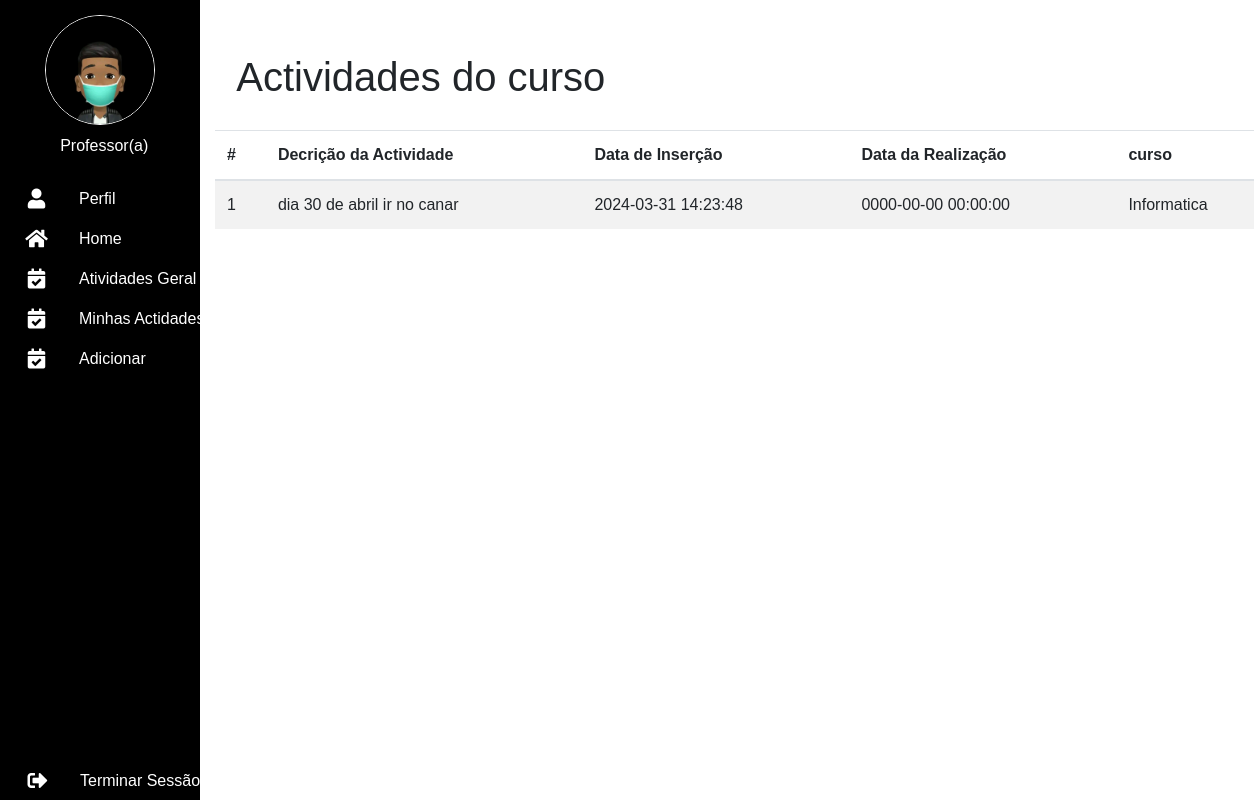
The page /professor/actividade_curso.php (signed in) on the database its author committed.
### tables this page shows
CREATE TABLE `actividade_curso` (
  `id_actividade_curso` int(11) NOT NULL,
  `id_curso` int(11) NOT NULL,
  `nome` varchar(100) NOT NULL,
  `data_insercao` datetime NOT NULL DEFAULT current_timestamp(),
  `data_realizar` datetime NOT NULL
);

CREATE TABLE `cursos` (
  `id_curso` int(11) NOT NULL,
  `id_disciplina` int(11) NOT NULL,
  `nome_curso` varchar(100) NOT NULL
);

### professor/actividade_curso.php (the view, shortened to what this page needs)
<?php
require_once "../config/conexao.php";
$resul = $conectar->query("SELECT * FROM actividade_curso Join cursos ON actividade_curso.id_curso=cursos.id_curso Join estudante on cursos.id_curso=estudante.id_curso where id_estudante={$_SESSION['id_professor']} ");
?>
<!DOCTYPE html>
<html lang="pt">
<head>
     <link rel="stylesheet" href="https://cdn.jsdelivr.net/npm/bootstrap@4.3.1/dist/css/bootstrap.min.css">
     <link rel="stylesheet" href="https://cdnjs.cloudflare.com/ajax/libs/font-awesome/5.15.4/css/all.min.css">
     <link rel="stylesheet" href="../css/professor.css">
     <link rel="stylesheet" href="../css/botoes.css">
     <link rel="stylesheet" href="../css/navbar.css">
</head>
<body>
<section class="body-section">
          <header>
          <nav>
                    <ul>
                         <div class="div-foto"><img class="foto-perfil" src="../img/meu_avatar_ac.jpg" alt=""></div>
                         <li><div class="li-div"><p class="p" style="margin-left:10%">Professor(a)</p></div></li>
                         <li><a href="perfil.php" class="li-link"><i class="fas fa-user"></i><span class="nav-item">Perfil</span></a></li>
                         <li><a href="painel_professor.php" class="li-link"><i class="fas fa-home"></i><span class="nav-item">Home</span></a></li>
                         <li><a href="actividade_geral.php" class="li-link"><i class="fas fa-calendar-check"></i><span class="nav-item">Atividades Geral</span></a></li>
                         <li><a href="actividade_curso.php" class="li-link"><i class="fas fa-calendar-check"></i><span class="nav-item">Minhas Actidades</span></a></li>
                         <li><a href="#" class="li-link"><i class="fas fa-calendar-check"></i><span class="nav-item">Adicionar</span></a></li>
                         <li><a href="../sair.php" class="logo-out"><i class="fas fa-sign-out-alt"></i><span class="nav-item">Terminar Sessão</span></a></li>
                    </ul>
               </nav>
          </header>
          <section class="section-formulario">
    <div class="container">
            <div class="page-header">
                <h1 style="padding-top:5%;padding-left:2%;padding-bottom:2%">Actividades do curso</h1>
            </div>
           <table class="table table-striped table-hover ">
                <thead>
                    <tr>
                        <th colspan="1">#</th>
                        <th>Decrição da Actividade</th>
                        <th>Data de Inserção</th>
                        <th>Data da Realização</th>
                        <th>curso</th>
                    </tr>
                </thead>
                <?php
                    while ($row = $resul->fetchObject()) {
                    ?>
                    <tbody>
                        <tr>
                            <td ><?=$row->id_actividade_curso?></td>
                            <td><?=$row->nome?></td>
                            <td><?=$row->data_insercao?></td>
                            <td><?=$row->data_realizar?></td>
                            <td><?=$row->nome_curso?></td>
                        </tr>
                       <?php
                    }
                       ?>
                    </tbody>
           </table>
    </div>
</section>
</body>
</html>

### css/professor.css (style rules this page uses)
.section-formulario { position: absolute; top: 0; left: 200px; background-color: #fff; width: 87%; flex-direction: row; height: 100%; }

### css/navbar.css (style rules this page uses)
* { margin: 0; padding: 0; outline: none; border: none; text-decoration: none; box-sizing: border-box; font-family: 'Gill Sans', 'Gill Sans MT', Calibri, 'Trebuchet MS', sans-serif; }
.div-foto { width: 100%; height: auto; border-radius: 30%; text-align: center; margin-top: 15px; }
.foto-perfil { border: 1px solid white; width: 110px; height: 110px; border-radius: 50%; text-align: center; }
nav { position: fixed; top: 0; bottom: 0; left: 0; height: 100%; margin: 0 ; background-color: black; width: 200px; overflow: hidden; box-shadow: 0 20px 35px rgba(0, 0, 0, 0.1); }
.p { position: relative; list-style: none; top: 4px; padding-left: 27px; height: 27px; }
.li-link, .li-div, .logo-out { position: relative; color: white; display: table; width: 300px; outline: none; padding: 4px; transition: 0.5s; border-top: 0.5px solid transparent; border-bottom: 0.5px solid transparent; }
.fas { position: relative; width: 65px; height: 30px; top: 6px; font-size: 20px; text-align: center; }
.nav-item { position: relative; top: 4px; margin-left: 10px; }
.logo-out { position: absolute; bottom: 0; padding-left: 5px; color: white; text-decoration: none; color: white; }

### rows shown on the page
actividade_curso: id_actividade_curso "1", nome "dia 30 de abril ir no canar", data_insercao "2024-03-31 14:23:48", data_realizar "0000-00-00 00:00:00", id_curso.nome_curso "Informatica"
